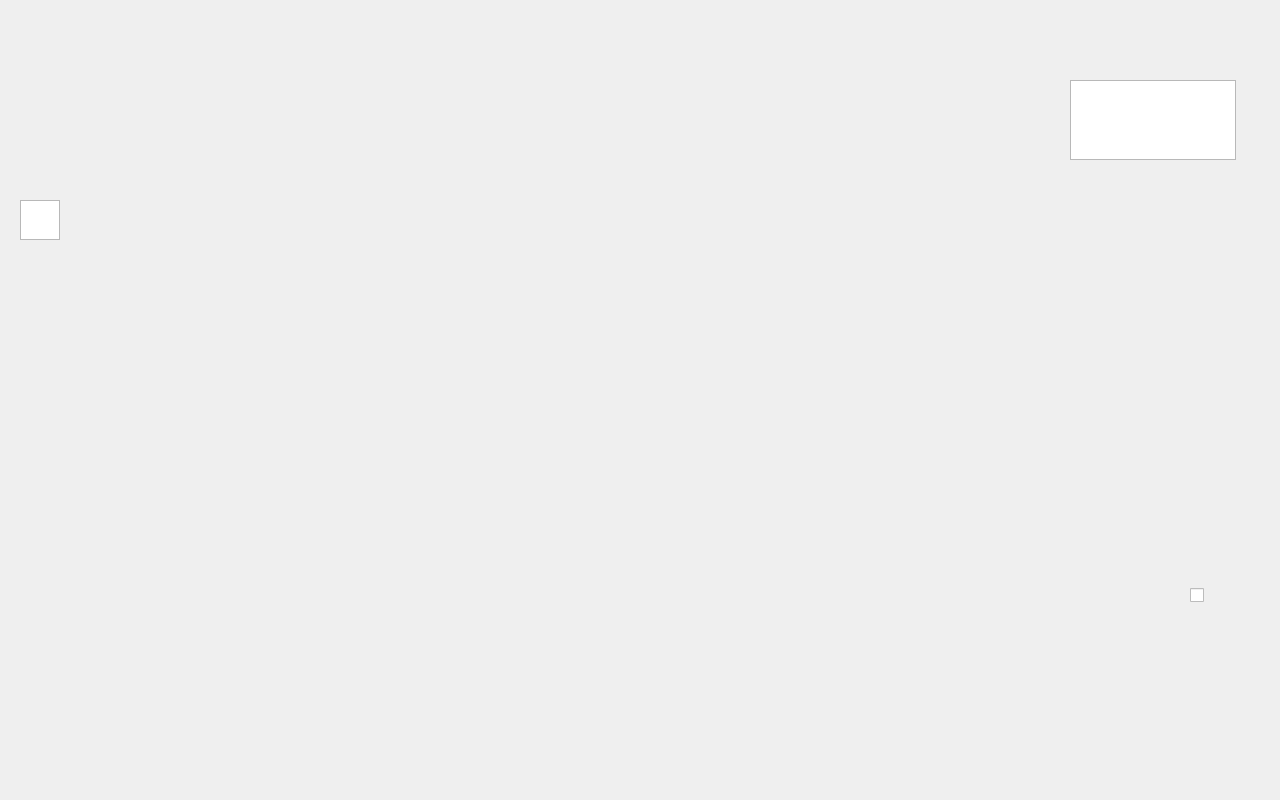
<?xml version="1.0" encoding="UTF-8"?>
<ui version="4.0">
 <class>StitchWindow</class>
 <widget class="QDialog" name="StitchWindow">
  <property name="geometry">
   <rect>
    <x>0</x>
    <y>0</y>
    <width>1280</width>
    <height>800</height>
   </rect>
  </property>
  <property name="windowTitle">
   <string>Dialog</string>
  </property>
  <widget class="QCheckBox" name="sw_rec">
   <property name="geometry">
    <rect>
     <x>1190</x>
     <y>560</y>
     <width>70</width>
     <height>70</height>
    </rect>
   </property>
  </widget>
  <widget class="QGraphicsView" name="gv_rec_hint">
   <property name="geometry">
    <rect>
     <x>20</x>
     <y>200</y>
     <width>40</width>
     <height>40</height>
    </rect>
   </property>
  </widget>
  <widget class="QGraphicsView" name="gv_shutdown">
   <property name="geometry">
    <rect>
     <x>1070</x>
     <y>80</y>
     <width>166</width>
     <height>80</height>
    </rect>
   </property>
  </widget>
 </widget>
 <resources/>
 <connections/>
</ui>
